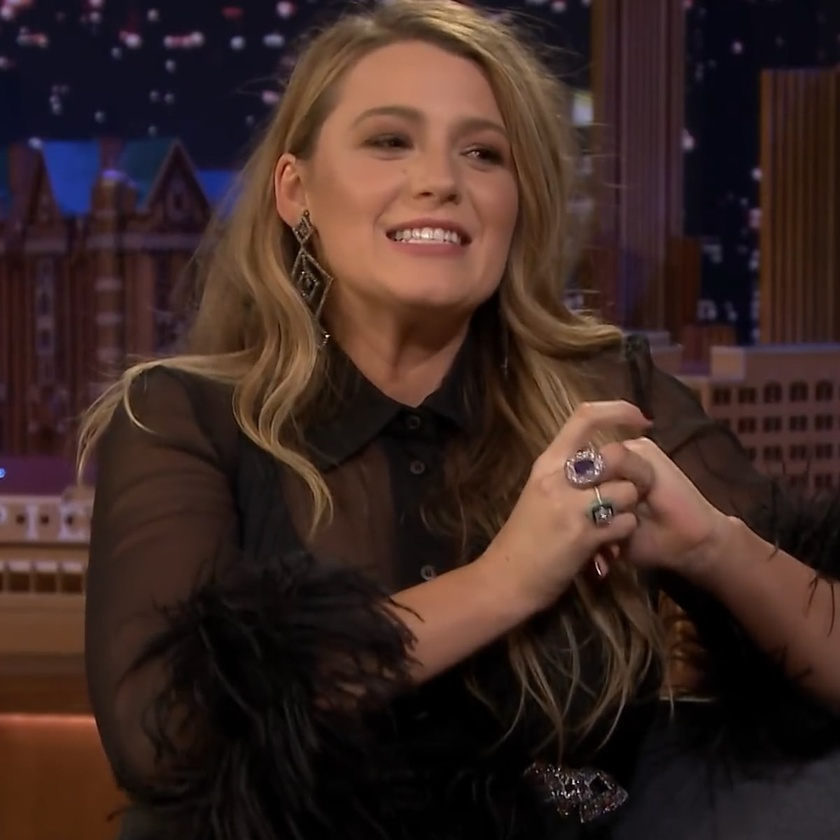
#> input picture blake.jpg, 840 x 840 px, shrunk from 1200 x 1200 before the run
$ python face_detection.py
#> lines starting #> are read from the running program, lines starting #| are printed output that depends on the picture; after the words box and inside, x2 and y2 are one past the last pixel; in counts of white or black regions, pixels touching at a corner belong together
# face detection for image

import cv2

face_cascade = cv2.CascadeClassifier('haarcascade_frontalface_default.xml')

img = cv2.imread('blake.jpg')
#> img is the input picture: shape (840, 840, 3); mean B, G, R 35.2, 39.9, 59.7
#img = cv2.imread('sognsvann.jpg')

gray = cv2.cvtColor(img, cv2.COLOR_BGR2GRAY)
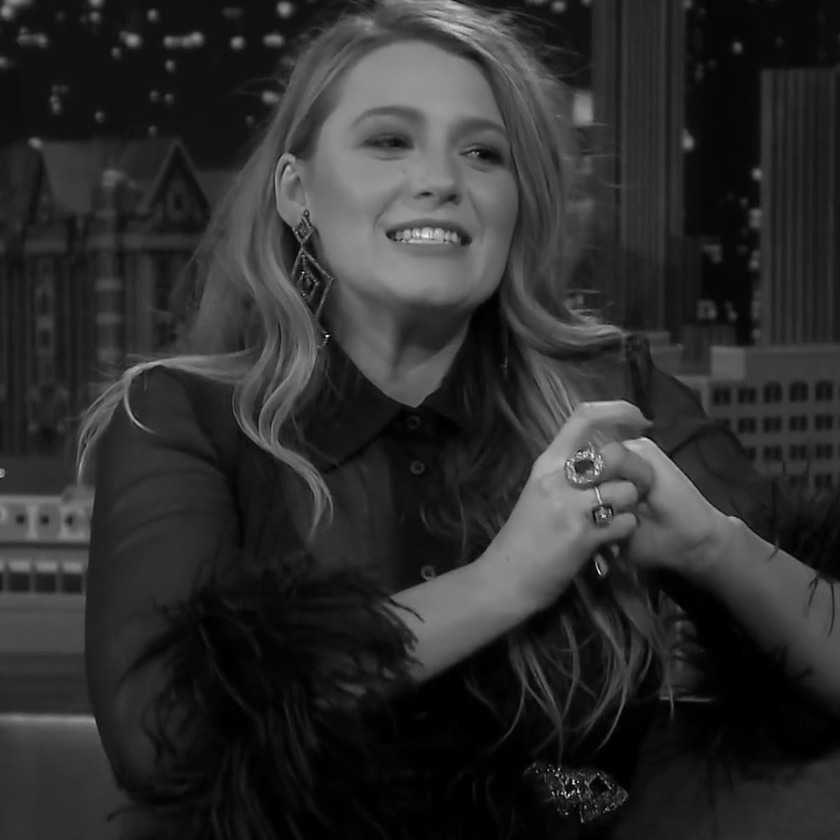
#> gray: shape (840, 840); min 0, max 244, mean 45.3
faces = face_cascade.detectMultiScale(gray, 1.2, 4)
#> faces = [[299, 39, 264, 264]]

print(faces)
#| [[299  39 264 264]]

# faces gives the coordinates of the image read
# scale factor - reduces the size of the image so that the processing will be faster
#faces = face_cascade.detectMultiScale(img)

# to create the rectangle around the face
if faces is ():
    print("No faces found")
# condition for no faces detection

for (x, y, w, h) in faces:
    cv2.rectangle(img, (x, y), (x+h, y+h), (255, 0, 0), 3)
#> this loop made 1 pass
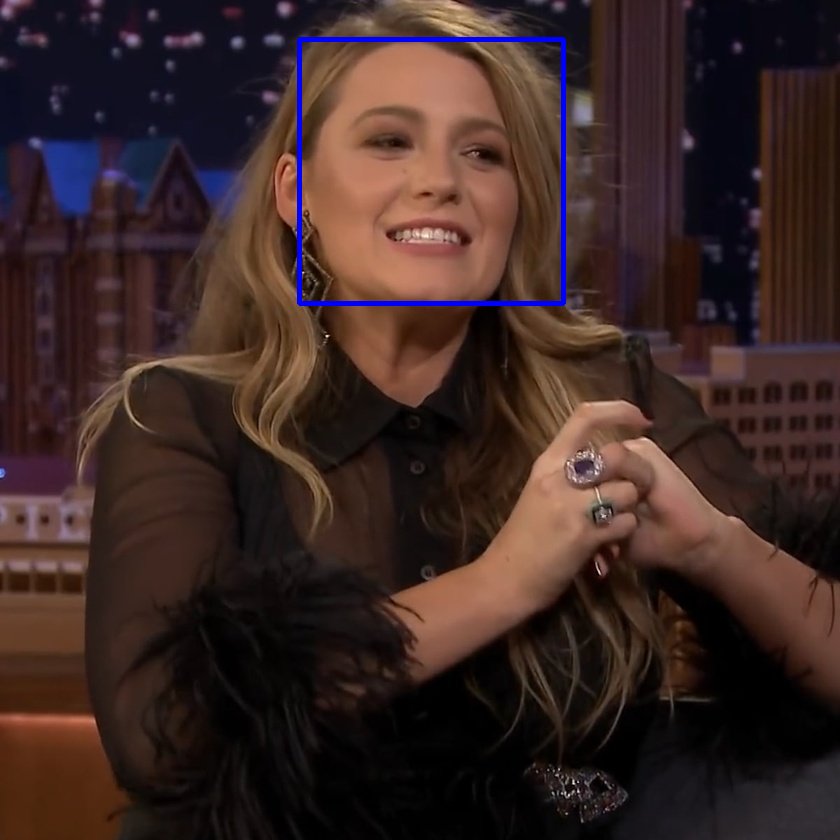
#> img: shape (840, 840, 3); 0.75% of pixels changed, all inside (x1, y1, x2, y2) = (297, 37, 566, 306)

cv2.imshow('img', img)
cv2.waitKey(0)

$ run again, with sognsvann.jpg copied over blake.jpg
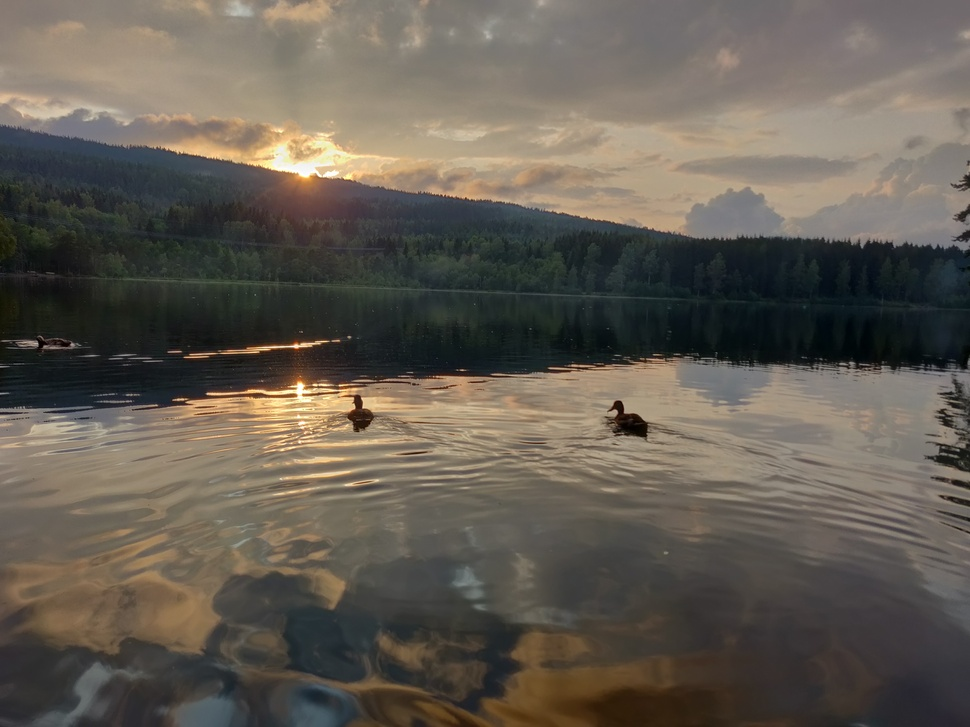
#> input picture sognsvann.jpg, 970 x 727 px, shrunk from 4608 x 3456 before the run
#> img is the input picture: shape (727, 970, 3); mean B, G, R 83.1, 92.7, 99.5
#> `gray = cv2.cvtColor(img, cv2.COLOR_BGR2GRAY)`:
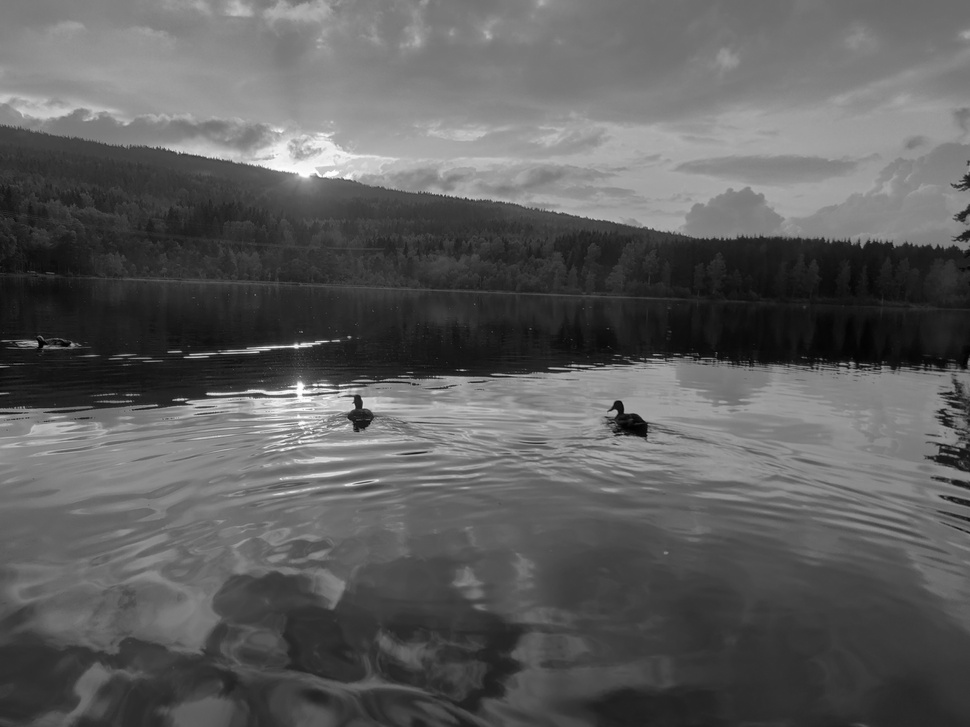
#> gray: shape (727, 970); min 1, max 255, mean 93.7
#> faces = ()
